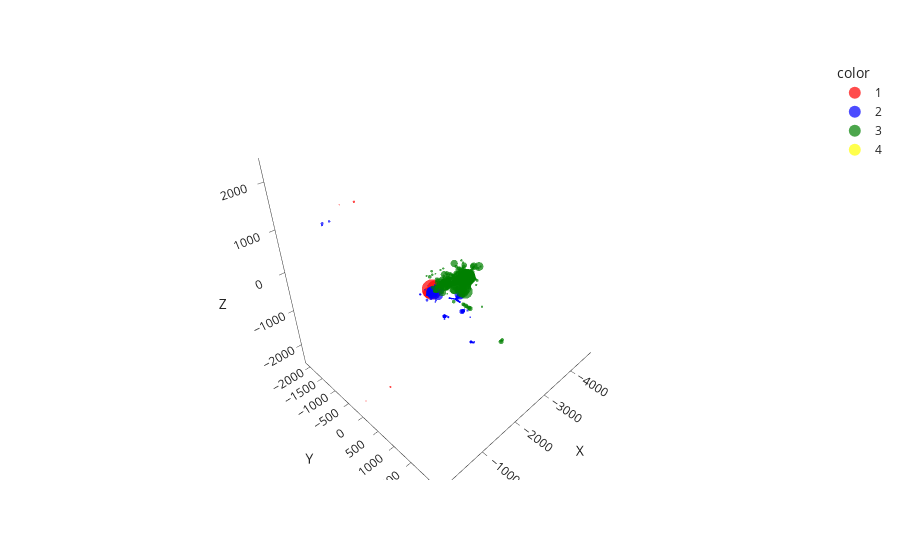

The code cell stored with this chart in its notebook:
### Code cell
import pandas as pd
import plotly.express as px
from src.logger.plotting_tools import shuffle_truth_colors

mask = (g.ndata['particle_number'] >-1)*(g.ndata['pos_hits_xyz'][:,0]<0)   #+(g.ndata['particle_number'] ==5) #+(g.ndata['particle_number'] ==1)
tidx =  1*(g.ndata['particle_number'][mask].view(-1,1))
#tidx =    1*(g.ndata['hit_link_modified'][mask].view(-1,1))+1
features =  (g.ndata['e_hits'][mask].view(-1,1)) + 0.05*g.ndata["h"][mask][:,-1].view(-1,1)
X = g.ndata["pos_hits_xyz"][mask] #[mask]
data = {
            "X":X[:, 0].view(-1, 1).detach().cpu().numpy(),
            "Y": X[:, 1].view(-1, 1).detach().cpu().numpy(),
            "Z": X[:, 2].view(-1, 1).detach().cpu().numpy(),
            "tIdx": tidx.view(-1, 1).detach().cpu().numpy(),
            "features": features.view(-1, 1).detach().cpu().numpy(),
        }
hoverdict = {}
# if hoverfeat is not None:
#     for j in range(hoverfeat.shape[1]):
#         hoverdict["f_" + str(j)] = hoverfeat[:, j : j + 1]
#     data.update(hoverdict)

# if nidx is not None:
#     data.update({"av_same": av_same})

df = pd.DataFrame(
np.concatenate([data[k] for k in data], axis=1),
columns=[k for k in data],
)
rdst = np.random.RandomState(1234567890)  # all the same
# shuffle_truth_colors(df, "tIdx", rdst)

hover_data = ["tIdx"] #+ [k for k in hoverdict.keys()]
# if nidx is not None:
#     hover_data.append("av_same")
fig = px.scatter_3d(
df,
x="X",
y="Y",
z="Z",
color=color_mapped,
size="features",
hover_data=hover_data,
template="simple_white",
color_discrete_map={
                "1": "red",
                "2": "blue",
                "3": "green", 
                "4":"yellow"},
)
fig.update_traces(marker=dict(line=dict(width=0)))

### Figure 1 — Plotly figure (JSON) as saved in the notebook; plotly's stock layout.template omitted (floating-point values rounded to 4 significant figures; data arrays with more than 128 entries replaced by an {"elided": "..."} marker saying what was removed)
{"data": [{"customdata": [[0], [2], [15], [0], [0], [0], [0], [0]], "hovertemplate": "color=1<br>X=%{x}<br>Y=%{y}<br>Z=%{z}<br>features=%{marker.size}<br>tIdx=%{customdata[0]}<extra></extra>", "legendgroup": "1", "marker": {"color": "red", "line": {"width": 0}, "size": [0.465, 1.658, 0.7172, 0.1353, 0.01661, 0.02266, 0.007503, 0.005516], "sizemode": "area", "sizeref": 0.004145, "symbol": "circle"}, "mode": "markers", "name": "1", "scene": "scene", "showlegend": true, "type": "scatter3d", "x": [-2150, -2150, -2150, -2150, -651.5, -233.2, -50.6, -15.7], "y": [-398.0, -287.6, -209.4, -77.94, -31.81, 83.26, -92.66, 1.8], "z": [-787.1, -634.7, -533.4, -548.3, -2307, 2307, -2307, 2307]}, {"customdata": {"elided": "538x1 int values"}, "hovertemplate": "color=2<br>X=%{x}<br>Y=%{y}<br>Z=%{z}<br>features=%{marker.size}<br>tIdx=%{customdata[0]}<extra></extra>", "legendgroup": "2", "marker": {"color": "blue", "line": {"width": 0}, "size": {"elided": "538 float values"}, "sizemode": "area", "sizeref": 0.004145, "symbol": "circle"}, "mode": "markers", "name": "2", "scene": "scene", "showlegend": true, "type": "scatter3d", "x": {"elided": "538 float values"}, "y": {"elided": "538 float values"}, "z": {"elided": "538 float values"}}, {"customdata": {"elided": "474x1 int values"}, "hovertemplate": "color=3<br>X=%{x}<br>Y=%{y}<br>Z=%{z}<br>features=%{marker.size}<br>tIdx=%{customdata[0]}<extra></extra>", "legendgroup": "3", "marker": {"color": "green", "line": {"width": 0}, "size": {"elided": "474 float values"}, "sizemode": "area", "sizeref": 0.004145, "symbol": "circle"}, "mode": "markers", "name": "3", "scene": "scene", "showlegend": true, "type": "scatter3d", "x": {"elided": "474 float values"}, "y": {"elided": "474 float values"}, "z": {"elided": "474 float values"}}, {"customdata": [[2], [2]], "hovertemplate": "color=4<br>X=%{x}<br>Y=%{y}<br>Z=%{z}<br>features=%{marker.size}<br>tIdx=%{customdata[0]}<extra></extra>", "legendgroup": "4", "marker": {"color": "yellow", "line": {"width": 0}, "size": [3.743e-05, 0.0005152], "sizemode": "area", "sizeref": 0.004145, "symbol": "circle"}, "mode": "markers", "name": "4", "scene": "scene", "showlegend": true, "type": "scatter3d", "x": [-4704.0, -4486.0], "y": [-330, -900], "z": [-870, -1530]}], "layout": {"legend": {"itemsizing": "constant", "title": {"text": "color"}, "tracegroupgap": 0}, "margin": {"t": 60}, "scene": {"domain": {"x": [0, 1], "y": [0, 1]}, "xaxis": {"title": {"text": "X"}}, "yaxis": {"title": {"text": "Y"}}, "zaxis": {"title": {"text": "Z"}}}}}
